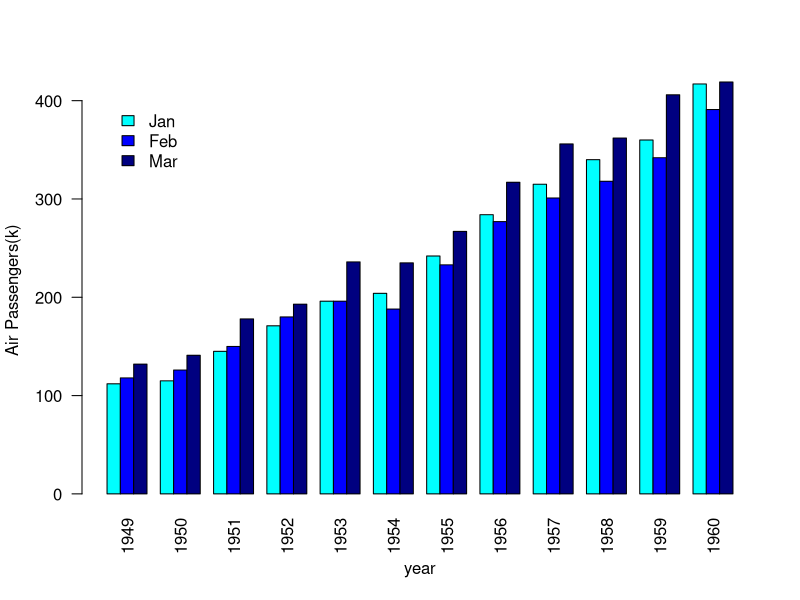

Generate this figure with R:
data <- matrix(AirPassengers, nrow = 12, ncol = 12, byrow = T)
colnames(data) <- c("Jan", "Feb", "Mar", "Apr", "May", "Jun", "Jul", "Aug", "Sep", "Oct", "Nov", "Dec")
rownames(data) <- c("1949", "1950", "1951", "1952", "1953", "1954", "1955", "1956", "1957", "1958", "1959", "1960")
"q" <- data[,1:3]
"tq" <- t(q)
barplot(tq, beside=TRUE, col=c("cyan", "blue", "navy"),ylab="Air Passengers(k)", xlab="year", las=2)
legend(x=1, y=400, legend = c("Jan", "Feb", "Mar"), fill=c("cyan","blue","navy"), bty="n")
